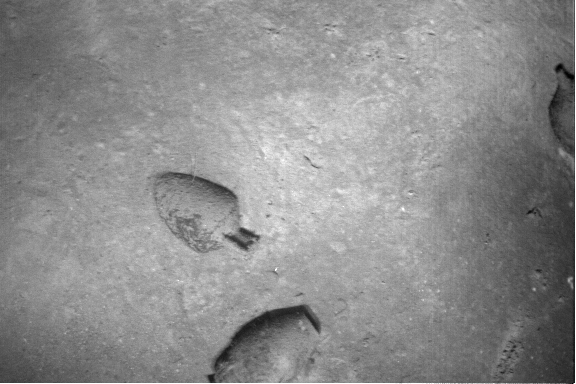
#> input picture Image Registration and Odometry in Underwater/Images/6Images/1.tif, 576 x 384 px, found by its file name; its folder holds only this picture in this run
$ jupyter execute --allow-errors HW3B_6im_gtsam.ipynb   (shell and % lines are left out)
#> lines starting #> are read from the running program, lines starting #| are printed output that depends on the picture
[cell 1]
# Save the factor graph as a Graphviz DOT file
# gtsam.gtsam.writeG2o(graph, optimized_values, "factor_graph12.dot")

[cell 2]
import os
import cv2
import numpy as np
import matplotlib.pyplot as plt
import gtsam
import itertools
import math
import gtsam.utils.plot as gtsam_plot

# Folder containing image pairs
# image_folder = '/content/drive/MyDrive/6Images'
image_folder = 'Images/6Images'

# Get a list of image files in the folder
image_files = [f for f in os.listdir(image_folder) if f.lower().endswith(('.png', '.jpg', '.tif', '.bmp'))]

# Sort the image files to ensure they are in the correct order
# image_files.sort()

# Initialize an empty list to store the loaded and normalized images
images = []

# Initialize CLAHE (Contrast Limited Adaptive Histogram Equalization)
clahe = cv2.createCLAHE(clipLimit=2.0, tileGridSize=(8, 8))

# Load and enhance each image file individually
for img_file in image_files:
    img_path = os.path.join(image_folder, img_file)
    image = cv2.imread(img_path)
#> image is the input picture: shape (384, 576, 3); min 0, max 255, mean 140.8

    # Apply CLAHE for local contrast enhancement
    lab_image = cv2.cvtColor(image, cv2.COLOR_BGR2LAB)
#> lab_image: shape (384, 576, 3); mean of channels 0, 1, 2 148.6, 128, 128
    l_channel, a_channel, b_channel = cv2.split(lab_image)
#> a_channel: shape (384, 576); every value is 128
    l_channel = clahe.apply(l_channel)
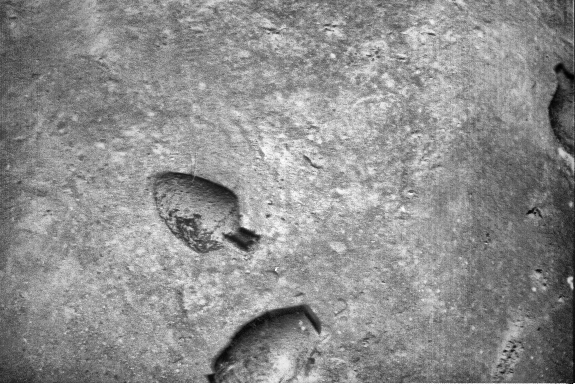
#> l_channel: shape (384, 576); min 1, max 255, mean 142.5
    enhanced_lab_image = cv2.merge((l_channel, a_channel, b_channel))
#> enhanced_lab_image: shape (384, 576, 3); mean of channels 0, 1, 2 142.5, 128, 128
    enhanced_image = cv2.cvtColor(enhanced_lab_image, cv2.COLOR_LAB2BGR)

    images.append(enhanced_image)


# Initialize empty canvases for the left panorama
height, width, _ = images[0].shape
#> height = 384; width = 576
# panorama_size = (width * 2, height * len(images))
panorama_size = (4096, 4096)

# Initialize blank canvas for the final panorama
stitched_panorama = np.zeros((panorama_size[1], panorama_size[0], 3), np.uint8)

# Initialize an identity matrix as the cumulative homography matrix
cumulative_homography = np.eye(3)

# Initialize translation matrix
translation = np.array([[1, 0, panorama_size[0] / 2], [0, 1, panorama_size[1] / 2], [0, 0, 1]])

# Initialize updated homographies list
updated_homographies = []
# Initialize lists to store keypoints and descriptors for each image
keypoints_list = []
descriptors_list = []

# Create a SIFT detector
sift = cv2.SIFT_create(nfeatures=4000, nOctaveLayers=12, contrastThreshold=0.025, sigma=1.5)

# Initialize a list to store the number of keypoints before and after RANSAC
keypoints_before_ransac = []
keypoints_after_ransac = []

# Initialize a list to store the number of matches before and after RANSAC
matches_before_ransac = []
matches_after_ransac = []

# Initialize a list to store the transformed images
transformed_images = []

ERF_DIV = 50
LIN_DIV = 30

# Create GTSAM factor graph
#> (the rest of this cell did not finish here and is left out)


$ run again, on Image Registration and Odometry in Underwater/Images/6Images/5.tif
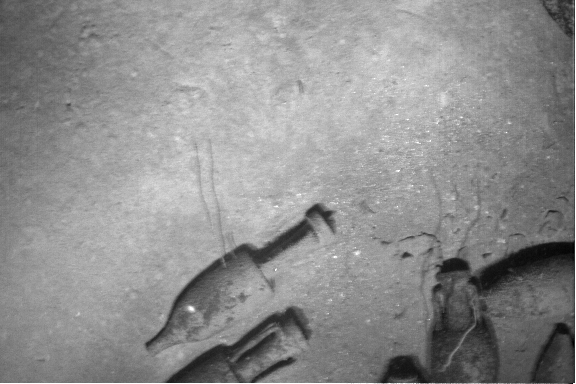
#> input picture Image Registration and Odometry in Underwater/Images/6Images/5.tif, 576 x 384 px, found by its file name
#> image is the input picture: shape (384, 576, 3); min 0, max 255, mean 142
#> lab_image: shape (384, 576, 3); mean of channels 0, 1, 2 149.5, 128, 128
#> a_channel: shape (384, 576); every value is 128
#> `l_channel = clahe.apply(l_channel)`:
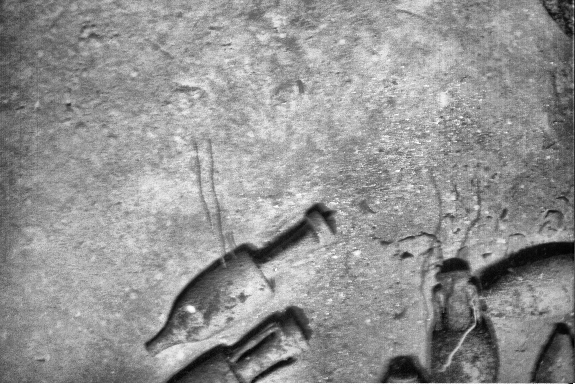
#> l_channel: shape (384, 576); min 0, max 255, mean 146.9
#> enhanced_lab_image: shape (384, 576, 3); mean of channels 0, 1, 2 146.9, 128, 128

$ run again, on Image Registration and Odometry in Underwater/Images/6Images/6.tif
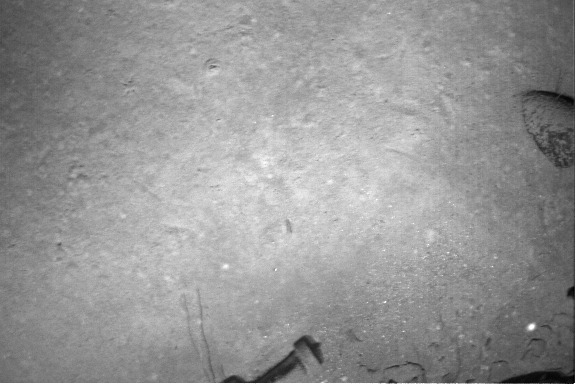
#> input picture Image Registration and Odometry in Underwater/Images/6Images/6.tif, 576 x 384 px, found by its file name
#> image is the input picture: shape (384, 576, 3); min 0, max 255, mean 149.7
#> lab_image: shape (384, 576, 3); mean of channels 0, 1, 2 157.4, 128, 128
#> a_channel: shape (384, 576); every value is 128
#> `l_channel = clahe.apply(l_channel)`:
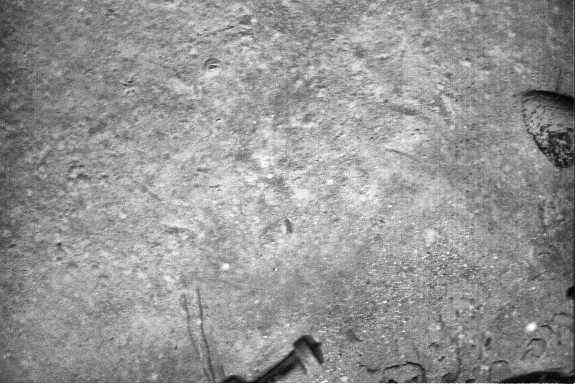
#> l_channel: shape (384, 576); min 1, max 255, mean 149.4
#> enhanced_lab_image: shape (384, 576, 3); mean of channels 0, 1, 2 149.4, 128, 128

$ run again, on Image Registration and Odometry in Underwater/Images/6Images/2.tif
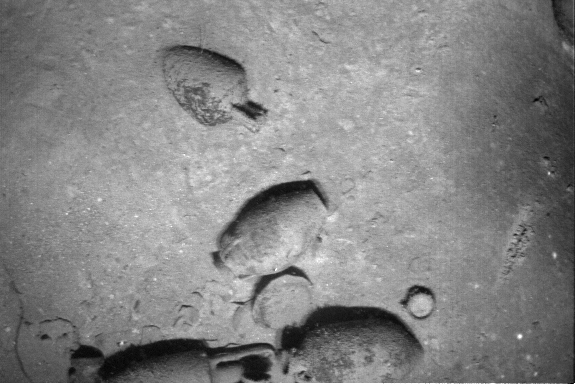
#> input picture Image Registration and Odometry in Underwater/Images/6Images/2.tif, 576 x 384 px, found by its file name
#> image is the input picture: shape (384, 576, 3); min 0, max 255, mean 132.6
#> lab_image: shape (384, 576, 3); mean of channels 0, 1, 2 140.1, 128, 128
#> a_channel: shape (384, 576); every value is 128
#> `l_channel = clahe.apply(l_channel)`:
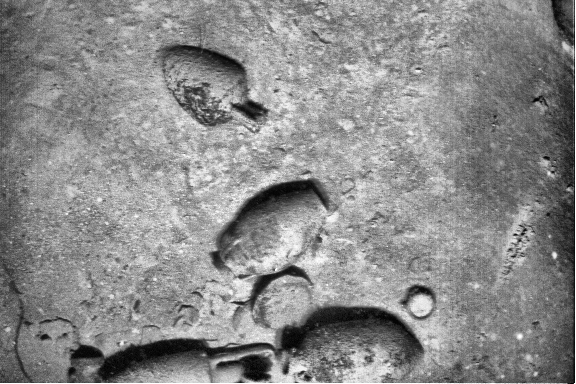
#> l_channel: shape (384, 576); min 1, max 255, mean 138.5
#> enhanced_lab_image: shape (384, 576, 3); mean of channels 0, 1, 2 138.5, 128, 128

$ run again, on Image Registration and Odometry in Underwater/Images/6Images/3.tif
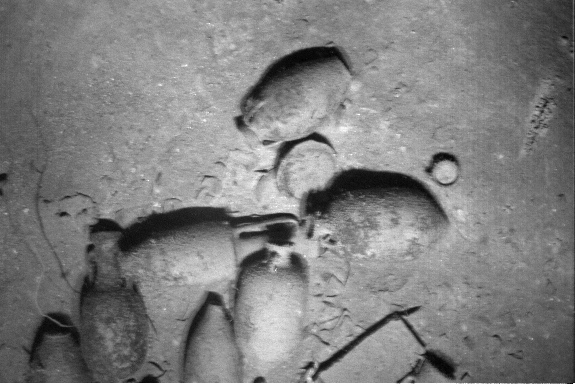
#> input picture Image Registration and Odometry in Underwater/Images/6Images/3.tif, 576 x 384 px, found by its file name
#> image is the input picture: shape (384, 576, 3); min 0, max 255, mean 126.9
#> lab_image: shape (384, 576, 3); mean of channels 0, 1, 2 134.2, 128, 128
#> a_channel: shape (384, 576); every value is 128
#> `l_channel = clahe.apply(l_channel)`:
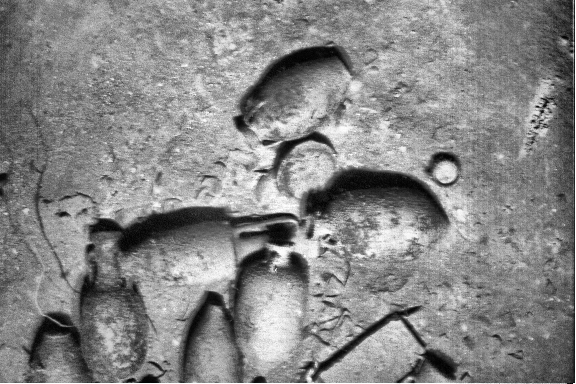
#> l_channel: shape (384, 576); min 0, max 255, mean 134.7
#> enhanced_lab_image: shape (384, 576, 3); mean of channels 0, 1, 2 134.7, 128, 128
